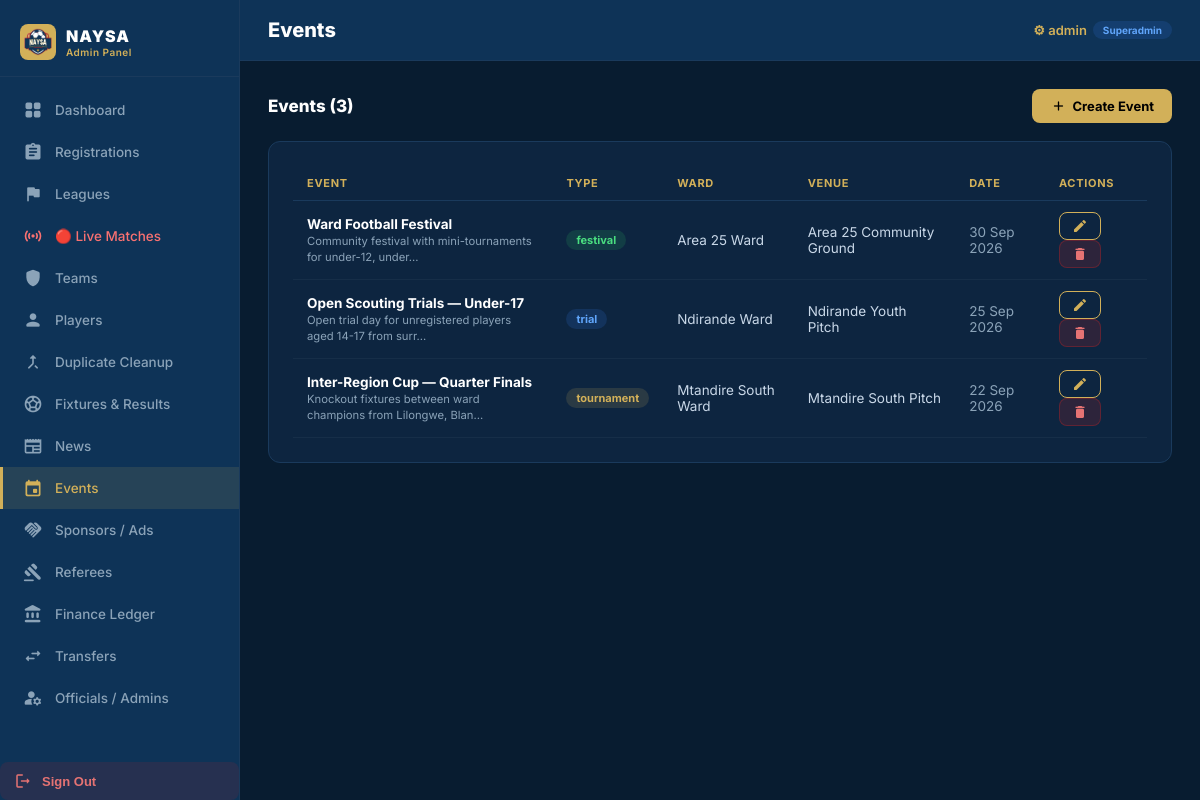
The app's page /admin/events.php (signed in) with its own data.
### tables this page shows
CREATE TABLE IF NOT EXISTS events (
    id VARCHAR(50) PRIMARY KEY,
    title VARCHAR(500),
    description TEXT,
    date DATETIME,
    venue VARCHAR(255),
    wardName VARCHAR(255),
    type VARCHAR(50)
);

### admin/config.php (called while the page is built, shortened)
<?php
function e(mixed $v): string {
    return htmlspecialchars((string)($v ?? ''), ENT_QUOTES);
}

### admin/events.php (the view, shortened to what this page needs)
<?php
$pdo = db();
$action = $_GET['action'] ?? 'list';
$types = ['tournament','trial','festival','coachingClinic'];
$wards = ['Nancholi','Chilomoni','Zingwangwa','Ndirande','Bangwe','Mchesi','Kanjedza'];
require __DIR__.'/header.php';
?>
<?php if ($action==='add'): ?>
<div class="card">
  <div class="section-header"><span class="section-title">Create Event</span><a href="events.php" class="btn btn-outline btn-sm">← Back</a></div>
  <form method="post">
    <input type="hidden" name="op" value="create"/>
    <div class="form-grid">
      <div class="form-group" style="grid-column:1/-1"><label>Event Title *</label><input name="title" required/></div>
      <div class="form-group"><label>Type</label>
        <select name="type"><?php foreach($types as $t): ?><option><?= $t ?></option><?php endforeach; ?></select>
      </div>
      <div class="form-group"><label>Ward</label>
        <select name="wardName"><?php foreach($wards as $w): ?><option><?= $w ?></option><?php endforeach; ?></select>
      </div>
      <div class="form-group"><label>Venue</label><input name="venue"/></div>
      <div class="form-group"><label>Date</label><input type="datetime-local" name="date"/></div>
      <div class="form-group" style="grid-column:1/-1"><label>Description</label><textarea name="description" style="min-height:100px"></textarea></div>
    </div>
    <div class="form-actions">
      <button class="btn btn-gold" type="submit"><span class="material-icons-round">event</span>Create Event</button>
      <a href="events.php" class="btn btn-outline">Cancel</a>
    </div>
  </form>
</div>
<?php else: ?>
<div class="section-header">
  <span class="section-title">Events (<?= $pdo->query('SELECT COUNT(*) FROM events')->fetchColumn() ?>)</span>
  <a href="events.php?action=add" class="btn btn-gold"><span class="material-icons-round">add</span>Create Event</a>
</div>
<div class="card">
  <div class="table-wrap">
  <table>
    <thead><tr><th>Event</th><th>Type</th><th>Ward</th><th>Venue</th><th>Date</th><th>Actions</th></tr></thead>
    <tbody>
    <?php $typeBadge=['tournament'=>'badge-gold','trial'=>'badge-blue','festival'=>'badge-green','coachingClinic'=>'badge-blue']; ?>
    <?php foreach($pdo->query('SELECT * FROM events ORDER BY date DESC')->fetchAll() as $ev): ?>
    <tr>
      <td><strong style="color:#fff"><?= e($ev['title']) ?></strong><br><small style="color:#8BA3B8"><?= e(substr($ev['description']??'',0,60)) ?>...</small></td>
      <td><span class="badge <?= $typeBadge[$ev['type']]??'badge-gray' ?>"><?= e($ev['type']) ?></span></td>
      <td><?= e($ev['wardName']) ?></td>
      <td><?= e($ev['venue']) ?></td>
      <td style="color:#8BA3B8"><?= $ev['date'] ? date('d M Y', strtotime($ev['date'])) : 'TBD' ?></td>
      <td>
        <a href="events.php?action=edit&id=<?= e($ev['id']) ?>" class="btn btn-outline btn-sm"><span class="material-icons-round">edit</span></a>
        <form method="post" style="display:inline" onsubmit="return confirm('Delete event?')">
          <button class="btn btn-danger btn-sm" type="submit"><span class="material-icons-round">delete</span></button>
        </form>
      </td>
    </tr>
    <?php endforeach; ?>
    </tbody>
  </table>
  </div>
</div>
<?php endif; ?>
<?php require __DIR__.'/footer.php'; ?>

### admin/header.php (style rules this page uses)
:root { --navy:#0E3357;--dark:#081C30;--gold:#D2B059;--red:#AF2329; --white:#FEFEFE;--slate:#8BA3B8;--card:#0D2540;--border:#1A3A5C; --radius:12px;--sidebar:240px; }
* { margin:0;padding:0;box-sizing:border-box; }
body { font-family:'Inter',sans-serif;background:var(--dark);color:var(--white);display:flex;min-height:100vh; }
a { text-decoration:none;color:inherit; }
.card { background:var(--card);border:1px solid var(--border);border-radius:var(--radius);padding:24px;margin-bottom:20px; }
.table-wrap { overflow-x:auto; }
table { width:100%;border-collapse:collapse;font-size:13.5px; }
thead th { padding:10px 14px;text-align:left;color:var(--gold);font-size:11px; text-transform:uppercase;letter-spacing:.7px;border-bottom:1px solid var(--border); }
tbody tr { border-bottom:1px solid rgba(255,255,255,.04);transition:background .1s; }
td { padding:11px 14px;color:#c9d8e8;vertical-align:middle; }
.badge { display:inline-block;padding:3px 10px;border-radius:20px;font-size:11px;font-weight:700; }
.badge-gold { background:rgba(210,176,89,.15);color:var(--gold); }
.badge-green { background:rgba(46,196,98,.15);color:#4ade80; }
.badge-blue { background:rgba(59,130,246,.15);color:#60a5fa; }
.btn { display:inline-flex;align-items:center;gap:6px;padding:9px 18px;border-radius:8px; font-size:13px;font-weight:700;cursor:pointer;border:none;transition:all .15s; }
.btn-gold { background:var(--gold);color:#000; }
.btn-outline { background:transparent;color:var(--gold);border:1px solid var(--gold); }
.btn-danger { background:rgba(175,35,41,.2);color:#e57373;border:1px solid rgba(175,35,41,.4); }
.btn-sm { padding:5px 12px;font-size:12px; }
.btn .material-icons-round { font-size:16px; }
.section-header { display:flex;align-items:center;justify-content:space-between;margin-bottom:18px; }
.section-title { font-size:17px;font-weight:800;color:var(--white); }

### records on screen
events: title "Ward Football Festival", description "Community festival with mini-tournaments for under-12, under", type "festival", wardName "Area 25 Ward", venue "Area 25 Community Ground", date "30 Sep 2026"
events: title "Open Scouting Trials — Under-17", description "Open trial day for unregistered players aged 14-17 from surr", type "trial", wardName "Ndirande Ward", venue "Ndirande Youth Pitch", date "25 Sep 2026"
events: title "Inter-Region Cup — Quarter Finals", description "Knockout fixtures between ward champions from Lilongwe, Blan", type "tournament", wardName "Mtandire South Ward", venue "Mtandire South Pitch", date "22 Sep 2026"

### other values on screen
$info['label'] "Dashboard"
$info['label'] "Registrations"
$info['label'] "Leagues"
$info['label'] "🔴 Live Matches"
$info['label'] "Teams"
$info['label'] "Players"
$info['label'] "Duplicate Cleanup"
$info['label'] "Fixtures & Results"
$info['label'] "News"
$info['label'] "Events"
$info['label'] "Sponsors / Ads"
$info['label'] "Referees"
$info['label'] "Finance Ledger"
$info['label'] "Transfers"
$info['label'] "Officials / Admins"
